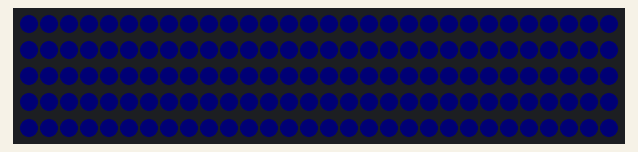
Recording of a sketch running on a simulated Arduino Uno, built with avr-gcc and run on an emulated ATmega328P. On the bench: 150 RGB LEDs in strip order, left to right, continuing on the next row. Dim RGB values are drawn brighter than linear.

Above: at 0.99 s.
At 13.9 s:
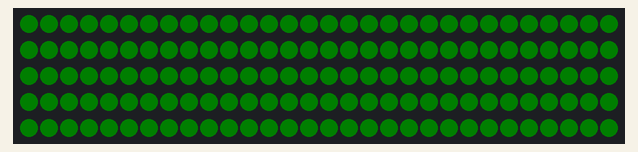
At 22.1 s:
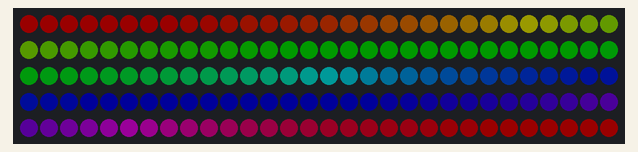
At 26.76 s:
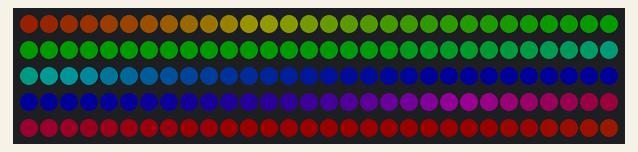
At 33.26 s:
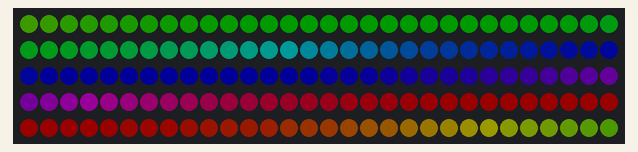
At 39.75 s:
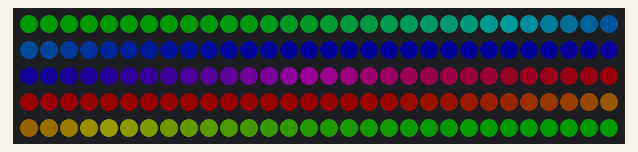

The sketch:

led_strip.ino
```cpp
#include <Adafruit_NeoPixel.h>

#define PIN 5 // D2
#define NUMPIXELS 150
#define BRIGHTNESS 25 // max = 255

Adafruit_NeoPixel strip(NUMPIXELS, PIN, NEO_GRB + NEO_KHZ800);

void setup() {
  strip.begin();
  strip.setBrightness(BRIGHTNESS);
  strip.show(); // Initialize all pixels to 'off'
}

void loop() {

  halloweenEffect();

  rainbow();

}

void rainbow() {
  for(long firstPixelHue = 0; firstPixelHue < 5*65536; firstPixelHue += 256) {
    for(int i=0; i<NUMPIXELS; i++) {
      int pixelHue = firstPixelHue + (i * 65536L / NUMPIXELS);
      strip.setPixelColor(i, strip.gamma32(strip.ColorHSV(pixelHue)));
    }
    strip.show();
    delay(10);
  }
}

void setAllPixels(int r, int g, int b) {
  int color = strip.gamma32(strip.Color(r, g, b));
  for (int i = 0; i < NUMPIXELS; i++) {
    strip.setPixelColor(i, color);
  }
}

void fadeToColorAndBack(int r, int g, int b) {
  // Fade from black to color
  for (int i = 0; i <= 255; i += 1) {
    float factor = i / 255.0;
    setAllPixels(r * factor, g * factor, b * factor);
    strip.show();
    delay(1);
  }

  delay(5000);

  // Fade from color to black
  for (int i = 255; i >= 0; i--) {
    float factor = i / 255.0;
    setAllPixels(r * factor, g * factor, b * factor);
    strip.show();
    delay(1);
  }
}

void halloweenEffect() {
  // Fade to purple and back
  fadeToColorAndBack(255, 0, 255);

  // Fade to orange and back
  fadeToColorAndBack(255, 128, 0);
}
```
